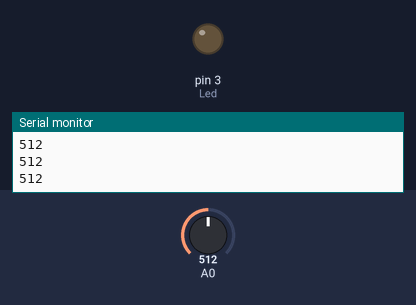
Simulated run of this sketch. Board: Arduino Uno, built with avr-gcc and run on an emulated ATmega328P. On the bench: output pins drawn as LEDs (lit = HIGH), the last lines printed to the serial monitor. Inputs (shaded band) come from the test bench; at power-on: A0 = 512.

Above: at 1.2 s.
1.3 s: A0 set to 460
2.8 s: A0 set to 433
At 4.0 s:
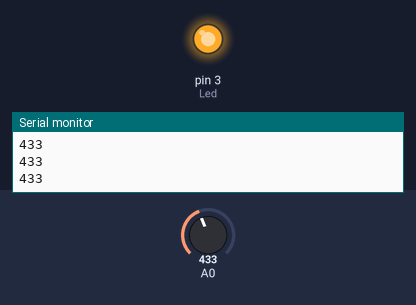
4.3 s: A0 set to 511
At 5.5 s:
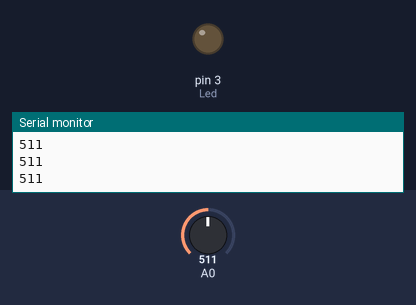
5.8 s: A0 set to 440
At 7.0 s:
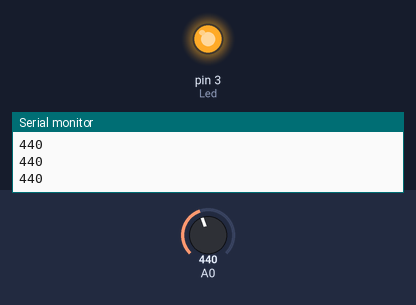
Timing chart, 0 to 8.3 s (numbered marks = the images above; inputs shaded):
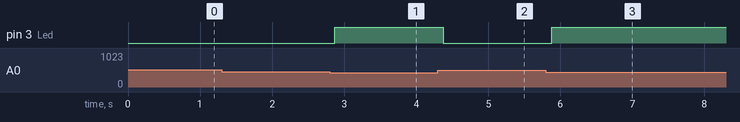

Measured:
- the behaviour switches between 451 and 450 on A0 (found by bisection; images 0 and 1)
- after the input at 2.8 s, pin 3 (Led): LOW → HIGH after 0.07 s
- after the input at 4.3 s, pin 3 (Led): HIGH → LOW after 0.08 s
- after the input at 5.8 s, pin 3 (Led): LOW → HIGH after 0.08 s

The sketch:

Ard-LDR.ino
```cpp
#define Led 3

void setup() {
  pinMode(Led, OUTPUT);
  Serial.begin(9600);
}

void loop() {
  int light = analogRead(A0);
  Serial.println(light);
  delay(50);
  if(light > 450){
    digitalWrite(Led, LOW);
  }else{
    digitalWrite(Led, HIGH);
  }
}
```
